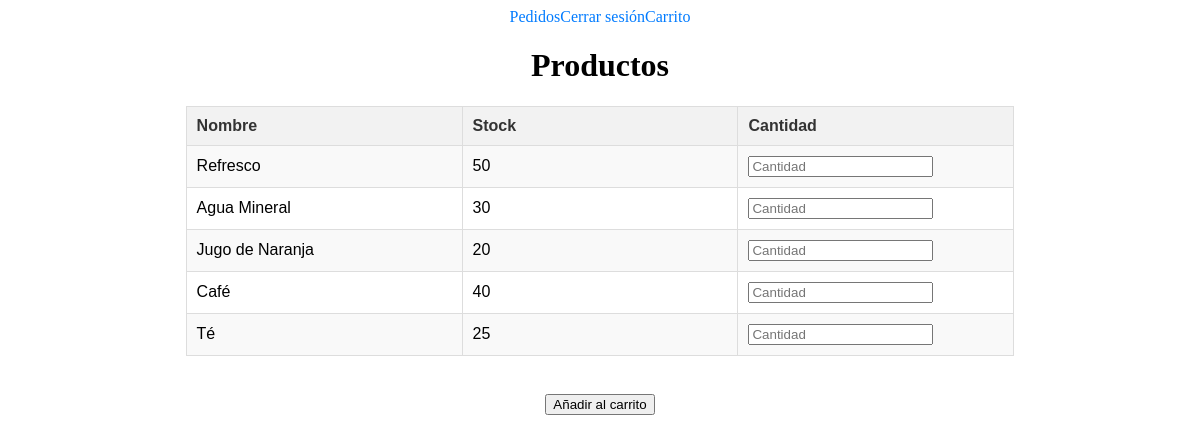
Page /producto.php?cat=1 (signed in) on the earlier database version.
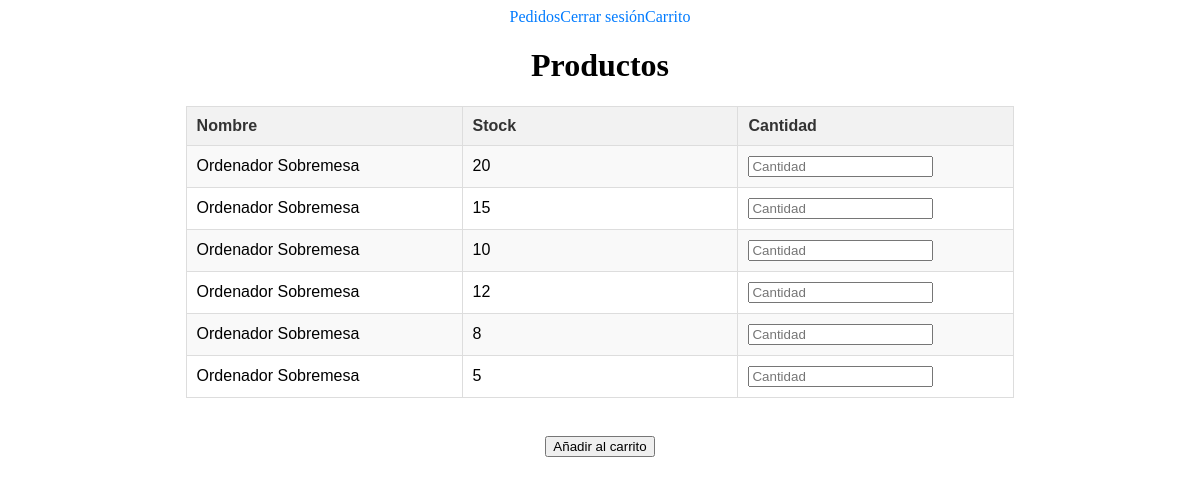
Same page on the later database version.
### tables this page shows
CREATE TABLE IF NOT EXISTS producto(
    CodProd int(3) NOT NULL auto_increment,
    CodCat int(2) NOT NULL,
    NombreProd VARCHAR(20) NOT NULL,
    Stock INT(4) NOT NULL,
    PRIMARY KEY (CodProd),
    FOREIGN KEY (CodCat) REFERENCES categoria(CodCat)
)CHARACTER SET utf8;

### tienda.php (called while the page is built, shortened)
<?php
class tienda
{
    protected $db;
    function __construct($BD="")
  	{
		try {
			if ($BD!='')
				$this->db = new PDO("mysql:host=" . SERVIDOR . ";dbname=" . $BD .";charset=utf8", USUARIO, CLAVE, array(PDO::MYSQL_ATTR_INIT_COMMAND => "SET NAMES 'utf8'"));
			else
				$this->db = new PDO("mysql:host=" . SERVIDOR. ";charset=utf8", USUARIO, CLAVE, array(PDO::MYSQL_ATTR_INIT_COMMAND => "SET NAMES 'utf8'"));
			$this->db->setAttribute(PDO::MYSQL_ATTR_USE_BUFFERED_QUERY,  true);
			$this->db->setAttribute(PDO::NULL_TO_STRING, true);
			if ($BD=='') {
			   $sql = file_get_contents('pedidos.sql');
			   $this->ejecuta_SQL($sql);
			}
		} catch (PDOException $e) {
			die ("<p><H3>No se ha podido establecer la conexión.
				  <P>Compruebe si está activado el servidor de bases de
				  datos MySQL.</H3></p>\n <p>Error: " . $e->getMessage() . "</p>\n");
		}
	}
    function ejecuta_SQL($sql) {
		$resultado=$this->db->query($sql);
		return $resultado;
	}
	function getProductos($id_cat)
	{
		$sql_script = "SELECT * FROM producto WHERE CodCat='$id_cat'";
		$resultado=$this->ejecuta_SQL($sql_script);
		return $resultado->fetchAll(\PDO::FETCH_ASSOC);
	}
}
?>

### producto.php (the view, shortened to what this page needs)
<?php
    require_once "tienda.php";
    $shop = new tienda;
    if(isset($_REQUEST['cat']) || isset($_REQUEST["addCarrito"]))
    {
        $productos = $shop->getProductos($_SESSION['cat']);
    }
?>
<!DOCTYPE html>
<html lang="es">
<head>
    <link rel="stylesheet" href="style.css">
</head>
<body align="center">
    <?php
    echo '<header> <a href="categoria.php">'. $shop->getNombrecliente($_SESSION['id_cliente']).'</a>';
    echo '<a href="pedidos.php">Pedidos</a>';
    echo '<a href="logout.php">Cerrar sesión</a>';
    echo '<a href="carrito.php">Carrito</a></header>';
    if(isset($_REQUEST['cat']) || isset($_REQUEST["addCarrito"])){
    echo '<h1>Productos</h1>
    <form action="producto.php" method="post">
        <table>
            <tr>
                <th>Nombre</th>
                <th>Stock</th>
                <th>Cantidad</th>
            </tr>';
            for ($i = 0; $i<sizeof($productos); $i++){
                echo
                "<tr>
                <td>". $productos[$i]["NombreProd"] ."</td>
                <td>". $productos[$i]["Stock"] ."</td>
                <td>" ;
                echo "<input type='number' name='cantidad$i' placeholder='Cantidad'><br>";
                echo "</td>
                </tr>";
            }
        echo '</table>
        <br>
        <input type="submit" value="Añadir al carrito">
        </form>';
    }else{
        echo "<hr><br>No se puede mostrar productos sin seleccionar una categoría.";
    }
    ?>
</body>
</html>

### style.css (style rules this page uses)
table { width: 70%; border-collapse: collapse; margin: 20px auto; font-family: Arial, sans-serif; table-layout: fixed; }
th, td { padding: 10px; border: 1px solid #ddd; text-align: left; }
tr:nth-child(even) { background-color: #f9f9f9; }
td { word-wrap: break-word; overflow-wrap: break-word; white-space: normal; max-width: 200px; }
th { background-color: #f2f2f2; color: #333; font-weight: bold; }
a { text-decoration: none; color: #007BFF; }

Differences in the rows shown:
changed producto (number 1 of 6 on the later page): NombreProd "Refresco" → "Ordenador Sobremesa"; Stock "50" → "20"
changed producto (number 2 of 6 on the later page): NombreProd "Agua Mineral" → "Ordenador Sobremesa"; Stock "30" → "15"
changed producto (number 3 of 6 on the later page): NombreProd "Jugo de Naranja" → "Ordenador Sobremesa"; Stock "20" → "10"
changed producto (number 4 of 6 on the later page): NombreProd "Café" → "Ordenador Sobremesa"; Stock "40" → "12"
changed producto (number 5 of 6 on the later page): NombreProd "Té" → "Ordenador Sobremesa"; Stock "25" → "8"
now on this page (row edited): producto: NombreProd "Ordenador Sobremesa", Stock "5"
